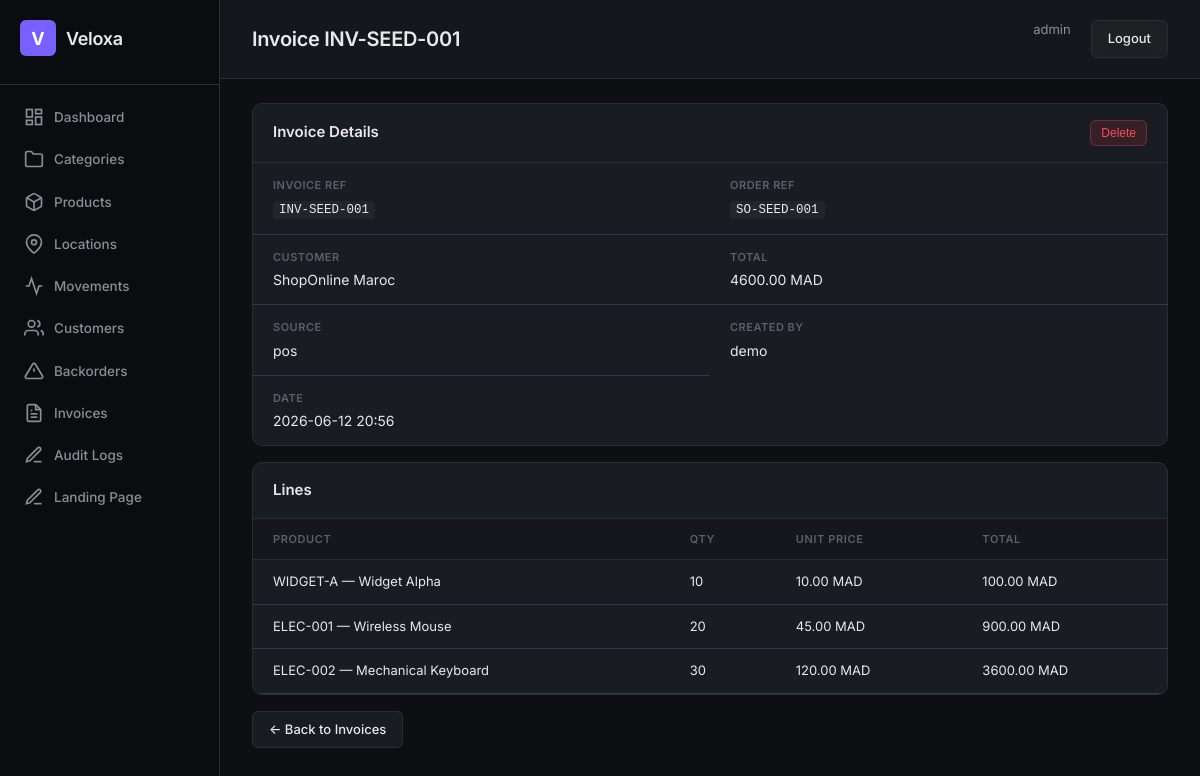
The app's page /invoices/2/ (signed in) with its own data.
### apps/finance/models.py (models this page shows, shortened)
class Invoice(models.Model):
    invoice_ref = models.CharField(max_length=64, unique=True, db_index=True)
    order_ref = models.CharField(max_length=64, db_index=True)
    customer = models.ForeignKey(
        "crm.Customer", on_delete=models.PROTECT, null=True, blank=True
    )
    customer_ice = models.CharField(max_length=15, blank=True)
    customer_identifiant_fiscal = models.CharField(max_length=30, blank=True)
    customer_taxe_professionnelle = models.CharField(max_length=30, blank=True)
    customer_registre_commerce = models.CharField(max_length=30, blank=True)
    total = models.DecimalField(max_digits=14, decimal_places=2)
    source = models.CharField(max_length=16, default="pos")
    created_by = models.ForeignKey(get_user_model(), on_delete=models.PROTECT)
    created_at = models.DateTimeField(auto_now_add=True)
    tenant = models.ForeignKey(
        "tenants.Tenant", on_delete=models.CASCADE,
        null=True, blank=True, related_name="%(class)s_set",
    )
    objects = TenantAwareManager()
    class Meta:
        db_table = "finance_invoice"

class InvoiceLine(models.Model):
    invoice = models.ForeignKey(Invoice, on_delete=models.CASCADE, related_name="lines")
    product = models.ForeignKey("warehouse.Product", on_delete=models.PROTECT)
    qty = models.IntegerField()
    unit_price = models.DecimalField(max_digits=12, decimal_places=2)
    total = models.DecimalField(max_digits=14, decimal_places=2)
    tenant = models.ForeignKey(
        "tenants.Tenant", on_delete=models.CASCADE,
        null=True, blank=True, related_name="%(class)s_set",
    )
    objects = TenantAwareManager()
    class Meta:
        db_table = "finance_invoiceline"

### apps/accounts/models.py (models this page shows, shortened)
class User(AbstractUser):
    objects = TenantAwareUserManager()
    ROLE_CHOICES = [
        ("super_admin", "Super Admin"),
        ("warehouse_manager", "Warehouse Manager"),
        ("auditor", "Auditor"),
        ("viewer", "Read-Only Viewer"),
    ]
    role = models.CharField(max_length=32, choices=ROLE_CHOICES, default="viewer")
    phone = models.CharField(max_length=20, blank=True)
    tenant = models.ForeignKey(
        "tenants.Tenant", on_delete=models.CASCADE,
        null=True, blank=True, related_name="users",
    )
    class Meta:
        db_table = "accounts_user"
        verbose_name = "User"
        verbose_name_plural = "Users"

### apps/crm/models.py (models this page shows, shortened)
class Customer(models.Model):
    objects = TenantAwareManager()
    tenant = models.ForeignKey(
        'tenants.Tenant',
        on_delete=models.CASCADE,
        related_name='customers'
    )
    name = models.CharField(max_length=255)
    ice = models.CharField(
        max_length=15,
        blank=True,
        help_text="ICE (Identifiant Commun de l'Entreprise) — exactly 15 digits"
    )
    identifiant_fiscal = models.CharField(
        max_length=30, blank=True,
        help_text="IF (Identifiant Fiscal) for tax reporting"
    )
    taxe_professionnelle = models.CharField(
        max_length=30, blank=True,
        help_text="TP (Taxe Professionnelle) for commercial documentation"
    )
    registre_commerce = models.CharField(
        max_length=30, blank=True,
        help_text="RC (Registre de Commerce) for legal entity verification"
    )
    phone = models.CharField(max_length=20, blank=True)
    email = models.EmailField(blank=True)
    address = models.CharField(max_length=500, blank=True)
    is_active = models.BooleanField(default=True)
    is_anonymized = models.BooleanField(default=False)
    created_at = models.DateTimeField(auto_now_add=True)
    updated_at = models.DateTimeField(auto_now=True)
    metadata = models.JSONField(default=dict, blank=True)
    class Meta:
        db_table = "crm_customer"
        ordering = ["-created_at"]
        unique_together = ('tenant', 'name')
        indexes = [
            models.Index(fields=['tenant', 'name']),
        ]

### apps/warehouse/models/product.py (models this page shows, shortened)
class Product(models.Model):
    sku = models.CharField(max_length=64, unique=True, db_index=True)
    name = models.CharField(max_length=255)
    description = models.TextField(blank=True)
    category = models.ForeignKey(
        Category, on_delete=models.SET_NULL, null=True, blank=True,
        related_name="products",
    )
    unit = models.ForeignKey(
        Unit, on_delete=models.PROTECT, null=True, blank=True,
        related_name="products",
    )
    cost_price = models.DecimalField(max_digits=12, decimal_places=2, default=0)
    is_active = models.BooleanField(default=True)
    created_at = models.DateTimeField(auto_now_add=True)
    updated_at = models.DateTimeField(auto_now=True)
    tenant = models.ForeignKey(
        "tenants.Tenant", on_delete=models.CASCADE,
        null=True, blank=True, related_name="%(class)s_set",
    )
    objects = TenantAwareManager()
    class Meta:
        db_table = "warehouse_product"
        verbose_name = "Product"

### config/views.py (the view)
# urls.py: path("invoices/<int:pk>/", views.invoice_detail, name="invoice-detail"),
@login_required
def invoice_detail(request, pk):
    inv = get_object_or_404(Invoice.objects.select_related("customer", "created_by"), pk=pk)
    lines = inv.lines.select_related("product").all()
    return render(request, "invoice_detail.html", {"invoice": inv, "lines": lines})

### templates/invoice_detail.html
{% extends 'base.html' %}{% block title %}{{ invoice.invoice_ref }} — Invoices{% endblock %}{% block page_title %}Invoice {{ invoice.invoice_ref }}{% endblock %}{% block active %}invoices{% endblock %}
{% block content %}
<div class="card"><div class="card-header" style="display:flex;justify-content:space-between;align-items:center"><h2>Invoice Details</h2><div class="actions-cell"><form method="post" action="{% url 'invoice-delete' pk=invoice.pk %}">{% csrf_token %}<button class="btn btn-sm btn-danger">Delete</button></form></div></div><div class="card-body"><div class="detail-grid">
  <div class="detail-field"><div class="detail-label">Invoice Ref</div><div class="detail-value"><code>{{ invoice.invoice_ref }}</code></div></div>
  <div class="detail-field"><div class="detail-label">Order Ref</div><div class="detail-value"><code>{{ invoice.order_ref }}</code></div></div>
  <div class="detail-field"><div class="detail-label">Customer</div><div class="detail-value">{{ invoice.customer.name|default:"—" }}</div></div>
  <div class="detail-field"><div class="detail-label">Total</div><div class="detail-value">{{ invoice.total }} MAD</div></div>
  <div class="detail-field"><div class="detail-label">Source</div><div class="detail-value">{{ invoice.source }}</div></div>
  <div class="detail-field"><div class="detail-label">Created By</div><div class="detail-value">{{ invoice.created_by.username }}</div></div>
  <div class="detail-field"><div class="detail-label">Date</div><div class="detail-value">{{ invoice.created_at|date:"Y-m-d H:i" }}</div></div>
</div></div></div>
<div class="card mt-2"><div class="card-header"><h2>Lines</h2></div>
<div class="card-body">{% if lines %}<table class="table"><thead><tr><th>Product</th><th>Qty</th><th>Unit Price</th><th>Total</th></tr></thead>
<tbody>{% for line in lines %}<tr><td>{{ line.product.sku }} — {{ line.product.name }}</td><td>{{ line.qty }}</td><td>{{ line.unit_price }} MAD</td><td>{{ line.total }} MAD</td></tr>{% endfor %}</tbody></table>{% else %}<p class="empty">No lines.</p>{% endif %}</div></div>
<a href="{% url 'invoice-list' %}" class="btn mt-2">&larr; Back to Invoices</a>
{% endblock %}

### templates/base.html (shortened to what this page needs)
{% load static %}
<!DOCTYPE html>
<html lang="en">
<head>
  <link rel="stylesheet" href="{% static 'css/style.css' %}">
</head>
<body>
  <div class="layout">
    <aside class="sidebar">
      <div class="sidebar-brand">
        <div class="brand-icon">V</div>
        <span class="brand-text">Veloxa</span>
      </div>
      <nav class="sidebar-nav">
        <a href="{% url 'dashboard' %}" class="nav-item {% if active == 'dashboard' %}active{% endif %}">
          <svg width="20" height="20" viewBox="0 0 24 24" fill="none" stroke="currentColor" stroke-width="2"><rect x="3" y="3" width="7" height="9"/><rect x="14" y="3" width="7" height="5"/><rect x="14" y="12" width="7" height="9"/><rect x="3" y="16" width="7" height="5"/></svg>
          Dashboard
        </a>
        <a href="{% url 'category-list' %}" class="nav-item {% if active == 'categories' %}active{% endif %}">
          <svg width="20" height="20" viewBox="0 0 24 24" fill="none" stroke="currentColor" stroke-width="2"><path d="M22 19a2 2 0 0 1-2 2H4a2 2 0 0 1-2-2V5a2 2 0 0 1 2-2h5l2 3h9a2 2 0 0 1 2 2z"/></svg>
          Categories
        </a>
        <a href="{% url 'product-list' %}" class="nav-item {% if active == 'products' %}active{% endif %}">
          Products
        </a>
        <a href="{% url 'location-list' %}" class="nav-item {% if active == 'locations' %}active{% endif %}">
          <svg width="20" height="20" viewBox="0 0 24 24" fill="none" stroke="currentColor" stroke-width="2"><path d="M21 10c0 7-9 13-9 13s-9-6-9-13a9 9 0 0 1 18 0z"/><circle cx="12" cy="10" r="3"/></svg>
          Locations
        </a>
        <a href="{% url 'movement-list' %}" class="nav-item {% if active == 'movements' %}active{% endif %}">
          <svg width="20" height="20" viewBox="0 0 24 24" fill="none" stroke="currentColor" stroke-width="2"><polyline points="22 12 18 12 15 21 9 3 6 12 2 12"/></svg>
          Movements
        </a>
        <a href="{% url 'customer-list' %}" class="nav-item {% if active == 'customers' %}active{% endif %}">
          <svg width="20" height="20" viewBox="0 0 24 24" fill="none" stroke="currentColor" stroke-width="2"><path d="M17 21v-2a4 4 0 0 0-4-4H5a4 4 0 0 0-4 4v2"/><circle cx="9" cy="7" r="4"/><path d="M23 21v-2a4 4 0 0 0-3-3.87"/><path d="M16 3.13a4 4 0 0 1 0 7.75"/></svg>
          Customers
        </a>
        <a href="{% url 'backorder-list' %}" class="nav-item {% if active == 'backorders' %}active{% endif %}">
          <svg width="20" height="20" viewBox="0 0 24 24" fill="none" stroke="currentColor" stroke-width="2"><path d="M10.29 3.86L1.82 18a2 2 0 0 0 1.71 3h16.94a2 2 0 0 0 1.71-3L13.71 3.86a2 2 0 0 0-3.42 0z"/><line x1="12" y1="9" x2="12" y2="13"/><line x1="12" y1="17" x2="12.01" y2="17"/></svg>
          Backorders
        </a>
        <a href="{% url 'invoice-list' %}" class="nav-item {% if active == 'invoices' %}active{% endif %}">
          <svg width="20" height="20" viewBox="0 0 24 24" fill="none" stroke="currentColor" stroke-width="2"><path d="M14 2H6a2 2 0 0 0-2 2v16a2 2 0 0 0 2 2h12a2 2 0 0 0 2-2V8z"/><polyline points="14 2 14 8 20 8"/><line x1="16" y1="13" x2="8" y2="13"/><line x1="16" y1="17" x2="8" y2="17"/><polyline points="10 9 9 9 8 9"/></svg>
          Invoices
        </a>
        <a href="{% url 'audit-log-list' %}" class="nav-item {% if active == 'audit' %}active{% endif %}">
          <svg width="20" height="20" viewBox="0 0 24 24" fill="none" stroke="currentColor" stroke-width="2"><path d="M12 20h9"/><path d="M16.5 3.5a2.121 2.121 0 0 1 3 3L7 19l-4 1 1-4L16.5 3.5z"/></svg>
          Audit Logs
        </a>
        <a href="{% url 'landing-manage' %}" class="nav-item {% if active == 'landing' %}active{% endif %}">
          <svg width="20" height="20" viewBox="0 0 24 24" fill="none" stroke="currentColor" stroke-width="2"><path d="M12 20h9"/><path d="M16.5 3.5a2.121 2.121 0 0 1 3 3L7 19l-4 1 1-4L16.5 3.5z"/></svg>
          Landing Page
        </a>
      </nav>
    </aside>
    <main class="main">
      <header class="topbar">
        <h1 class="page-title">{% block page_title %}Dashboard{% endblock %}</h1>
        <div class="topbar-right">
          <a href="{% url 'profile' %}" style="color:var(--text-secondary);font-size:13px;margin-right:12px;text-decoration:none">{{ request.user.username }}</a>
          <a href="{% url 'logout' %}" class="btn btn-glass">Logout</a>
        </div>
      </header>
      <div class="content">
        {% block content %}{% endblock %}
      </div>
    </main>
  </div>
</body>
</html>

### records on screen
Invoice: invoice_ref "INV-SEED-001", order_ref "SO-SEED-001", customer.name "ShopOnline Maroc", total "4600.00", source "pos", created_by.username "demo", created_at "2026-06-12 20:56"
User: user.username "admin"
InvoiceLine: product.sku "WIDGET-A", product.name "Widget Alpha", qty "10", unit_price "10.00", total "100.00"
InvoiceLine: product.sku "ELEC-001", product.name "Wireless Mouse", qty "20", unit_price "45.00", total "900.00"
InvoiceLine: product.sku "ELEC-002", product.name "Mechanical Keyboard", qty "30", unit_price "120.00", total "3600.00"
